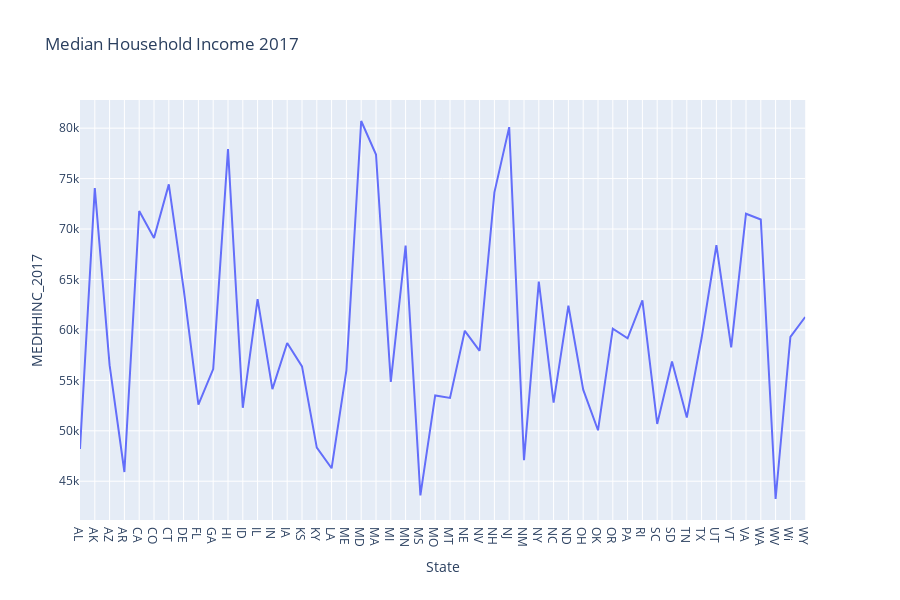

Notebook source saved alongside this figure:
### Code cell
median_household_income_2017 = px.line(states, x='State', y='MEDHHINC_2017', title='Median Household Income 2017')
median_household_income_2017.show()

### Figure 1 — Plotly figure (JSON) as saved in the notebook; plotly's stock layout.template omitted (floating-point values rounded to 4 significant figures)
{"data": [{"hoverlabel": {"namelength": 0}, "hovertemplate": "State=%{x}<br>MEDHHINC_2017=%{y}", "legendgroup": "", "line": {"color": "#636efa", "dash": "solid"}, "mode": "lines", "name": "", "showlegend": false, "type": "scatter", "x": ["AL", "AK", "AZ", "AR", "CA", "CO", "CT", "DE", "FL", "GA", "HI", "ID", "IL", "IN", "IA", "KS", "KY", "LA", "ME", "MD", "MA", "MI", "MN", "MS", "MO", "MT", "NE", "NV", "NH", "NJ", "NM", "NY", "NC", "ND", "OH", "OK", "OR", "PA", "RI", "SC", "SD", "TN", "TX", "UT", "VT", "VA", "WA", "WV", "Wi", "WY"], "xaxis": "x", "y": [48193, 74058, 56508, 45916, 71785, 69113, 74428, 64085, 52582, 56117, 77936, 52280, 63044, 54134, 58706, 56382, 48332, 46283, 55980, 80711, 77385, 54840, 68364, 43595, 53506, 53262, 59913, 57932, 73638, 80106, 47086, 64783, 52797, 62400, 54077, 50051, 60123, 59165, 62923, 50675, 56871, 51319, 59195, 68395, 58271, 71518, 70942, 43238, 59300, 61279], "yaxis": "y"}], "layout": {"height": 600, "legend": {"tracegroupgap": 0}, "title": {"text": "Median Household Income 2017"}, "xaxis": {"anchor": "y", "domain": [0, 0.98], "title": {"text": "State"}}, "yaxis": {"anchor": "x", "domain": [0, 1], "title": {"text": "MEDHHINC_2017"}}}}
